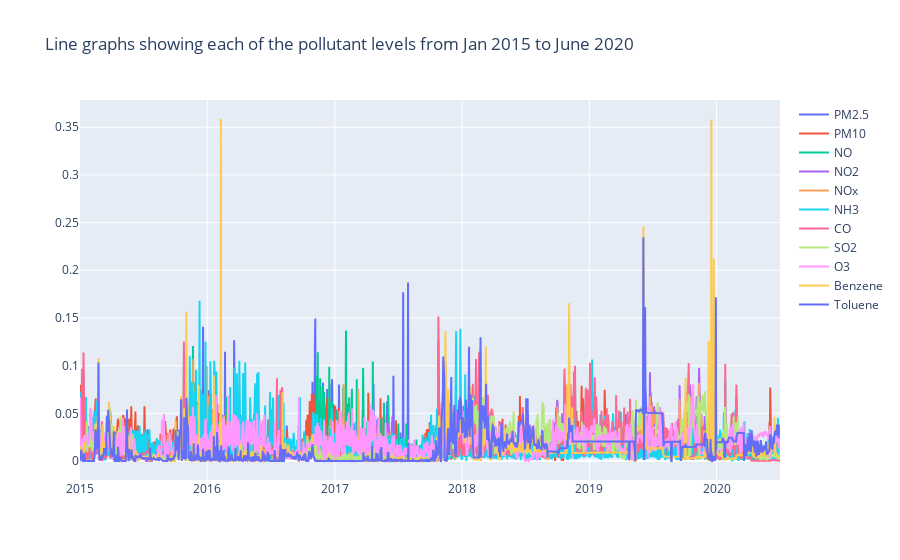

This figure's notebook cell:
### Code cell
layout = go.Layout(title = 'Line graphs showing each of the pollutant levels from Jan 2015 to June 2020')

data=[]

for i in Ahm_norm.columns[:-1]:
    x = Ahm.index
    y = Ahm_norm[i]
    trace = go.Scatter(
        x = x,
        y = y,
        name = i,
        mode = 'lines'
    )
    data.append(trace)

fig = go.Figure(data = data, layout = layout)
py.offline.iplot(fig)

### Figure 1 — Plotly figure (JSON) as saved in the notebook; plotly's stock layout.template omitted (floating-point values rounded to 4 significant figures; data arrays with more than 128 entries replaced by an {"elided": "..."} marker saying what was removed)
{"data": [{"mode": "lines", "name": "PM2.5", "type": "scatter", "x": {"elided": "2009 str values"}, "y": {"elided": "2009 float values"}}, {"mode": "lines", "name": "PM10", "type": "scatter", "x": {"elided": "2009 str values"}, "y": {"elided": "2009 float values"}}, {"mode": "lines", "name": "NO", "type": "scatter", "x": {"elided": "2009 str values"}, "y": {"elided": "2009 float values"}}, {"mode": "lines", "name": "NO2", "type": "scatter", "x": {"elided": "2009 str values"}, "y": {"elided": "2009 float values"}}, {"mode": "lines", "name": "NOx", "type": "scatter", "x": {"elided": "2009 str values"}, "y": {"elided": "2009 float values"}}, {"mode": "lines", "name": "NH3", "type": "scatter", "x": {"elided": "2009 str values"}, "y": {"elided": "2009 float values"}}, {"mode": "lines", "name": "CO", "type": "scatter", "x": {"elided": "2009 str values"}, "y": {"elided": "2009 float values"}}, {"mode": "lines", "name": "SO2", "type": "scatter", "x": {"elided": "2009 str values"}, "y": {"elided": "2009 float values"}}, {"mode": "lines", "name": "O3", "type": "scatter", "x": {"elided": "2009 str values"}, "y": {"elided": "2009 float values"}}, {"mode": "lines", "name": "Benzene", "type": "scatter", "x": {"elided": "2009 str values"}, "y": {"elided": "2009 float values"}}, {"mode": "lines", "name": "Toluene", "type": "scatter", "x": {"elided": "2009 str values"}, "y": {"elided": "2009 float values"}}], "layout": {"title": {"text": "Line graphs showing each of the pollutant levels from Jan 2015 to June 2020"}}}
